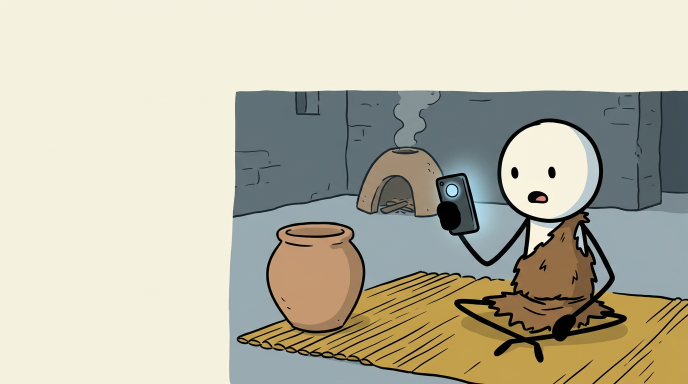
#> input picture assets/thumb_base.png, 1376 x 768 px, found by its file name (shown at 1/2 size)
$ python make_thumbnail.py --src assets/thumb_base.png
#> lines starting #> are read from the running program, lines starting #| are printed output that depends on the picture
#!/usr/bin/env python3
"""Composite the channel thumbnail: crop, then draw type over the empty plate.

Type is drawn here, not generated - image models mangle lettering, and the
thumbnail is the one asset where wording must be exact.

    python tools/make_thumbnail.py --src assets/thumb_base.png
"""
from __future__ import annotations

import argparse
from pathlib import Path

from PIL import Image, ImageDraw, ImageFont

CREAM = (247, 243, 233)
INK = (26, 24, 22)
RUST = (193, 84, 43)
MUSTARD = (214, 160, 48)
GREY = (183, 190, 186)

FONT_BOLD = "/usr/share/fonts/truetype/dejavu/DejaVuSans-Bold.ttf"


def fit(draw, text, font_path, max_w, start, min_size=28):
    size = start
    while size > min_size:
        f = ImageFont.truetype(font_path, size)
        if draw.textlength(text, font=f) <= max_w:
            return f, size
        size -= 2
    return ImageFont.truetype(font_path, min_size), min_size


def crop_16_9(img: Image.Image, bias_x: float = 0.55) -> Image.Image:
    """Take the widest 16:9 window, biased toward the subject."""
    w, h = img.size
    target_h = int(w * 9 / 16)
    if target_h <= h:
        left = int((w - w) * 0)
        top = int((h - target_h) * 0.45)
        return img.crop((left, top, w, top + target_h))
    target_w = int(h * 16 / 9)
    left = int((w - target_w) * bias_x)
    return img.crop((left, 0, left + target_w, h))


def panel(draw, box, radius=26, fill=CREAM, outline=INK, width=7):
    draw.rounded_rectangle(box, radius=radius, fill=fill, outline=outline, width=width)


def main() -> int:
    ap = argparse.ArgumentParser()
    ap.add_argument("--src", default="assets/thumb_base.png")
    ap.add_argument("--out", default="assets/thumbnail.png")
    ap.add_argument("--width", type=int, default=1280)
    args = ap.parse_args()

    src = Image.open(args.src).convert("RGB")
#> src is the input picture: PIL image 1376x768 RGB; mean R, G, B 188.9, 186.1, 168.1
    # the plate has a wide empty margin on the left: take a 16:9 window that
    # keeps the hero and most of the flat wall for type
    w, h = src.size
#> w = 1376; h = 768
    target_h = int(w * 9 / 16)
#> target_h = 774
    if target_h > h:
        target_w = int(h * 16 / 9)
#> target_w = 1365
        left = int((w - target_w) * 0.62)
#> left = 6
        src = src.crop((left, 0, left + target_w, h))
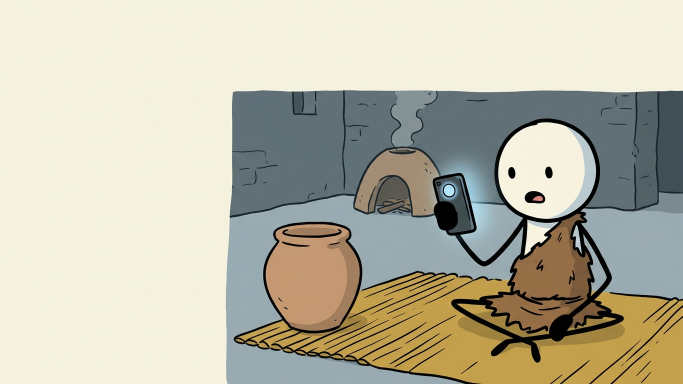
#> src: PIL image 1365x768 RGB (shown at 1/2 size); mean R, G, B 188.8, 186, 168
    else:
        top = int((h - target_h) * 0.4)
        src = src.crop((0, top, w, top + target_h))

    W = args.width
    H = int(W * 9 / 16)
    img = src.resize((W, H), Image.LANCZOS)
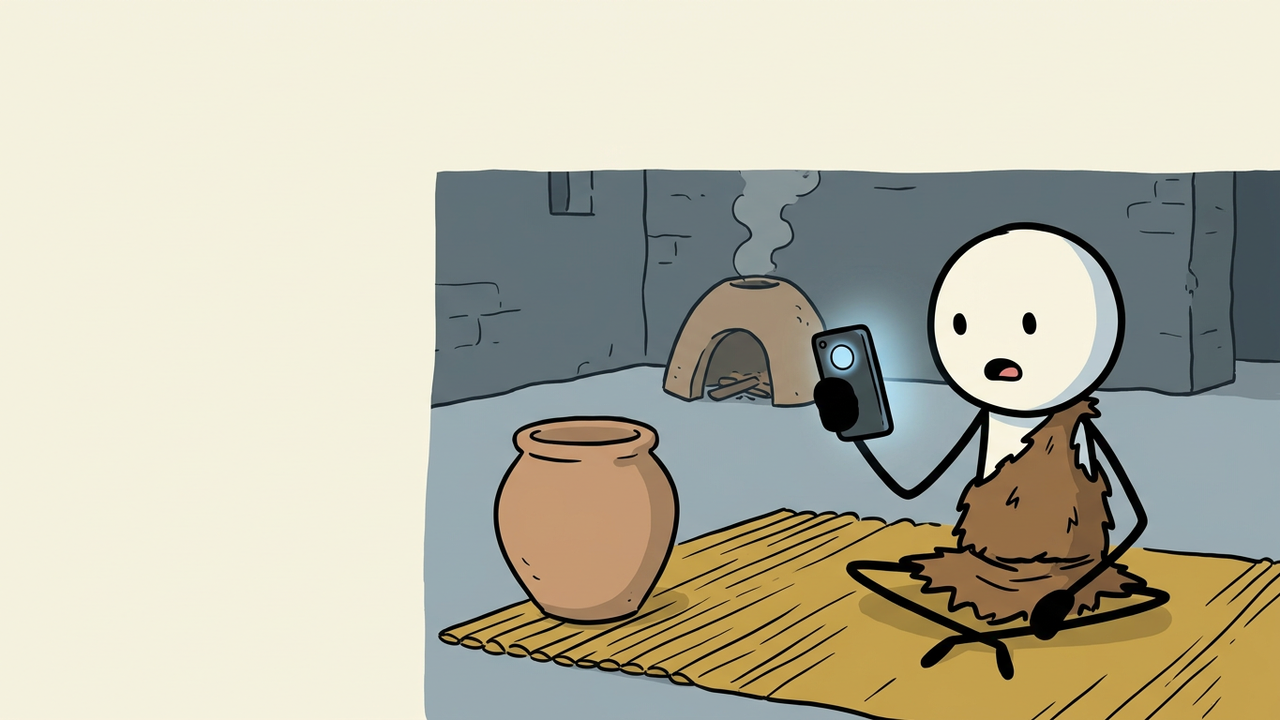
#> img: PIL image 1280x720 RGB; mean R, G, B 188.8, 186, 168.1
    draw = ImageDraw.Draw(img)

    # --- text plate, top-left, flat with an ink outline -------------------
    pad = int(W * 0.028)
    box = (pad, pad, int(W * 0.60), int(W * 0.315))
    panel(draw, box, radius=22, width=6)

    inner_x = box[0] + int(W * 0.030)
    line1 = "YOU WAKE UP"
    line2 = "5,000 YEARS"
    line3 = "AGO"
    avail = (box[2] - box[0]) - int(W * 0.060)

    f1, s1 = fit(draw, line1, FONT_BOLD, avail, int(W * 0.085))
#> s1 = 82
    f2, s2 = fit(draw, line2, FONT_BOLD, avail - int(W * 0.02), int(W * 0.105))
#> s2 = 86
    f3, s3 = fit(draw, line3, FONT_BOLD, avail, int(W * 0.105))
#> s3 = 134

    y = box[1] + int(H * 0.030)
    draw.text((inner_x, y), line1, font=f1, fill=INK)
    y += s1 + int(H * 0.022)
#> y = 153

    # second line: the number carries the colour so the eye lands on it first
    head, tail = "5,000", " YEARS"
    draw.text((inner_x, y), head, font=f2, fill=RUST)
    hw = draw.textlength(head, font=f2)
#> hw = 272
    draw.text((inner_x + hw, y), tail, font=f2, fill=INK)
    y += s2 + int(H * 0.018)
#> y = 251

    draw.text((inner_x, y), line3, font=f3, fill=INK)
    y += s3 + int(H * 0.026)
#> y = 403

    # --- bottom strap: the promise ---------------------------------------
    strap_text = "COULD YOU SURVIVE?"
    fs, ss = fit(draw, strap_text, FONT_BOLD, int(W * 0.46), int(W * 0.048))
#> ss = 47
    sw = draw.textlength(strap_text, font=fs)
#> sw = 582.6
    sh = ss + int(H * 0.032)
#> sh = 70
    sx, sy = pad, H - pad - sh
#> sx = 35; sy = 615
    draw.rounded_rectangle((sx, sy, sx + sw + int(W * 0.036), sy + sh),
                           radius=14, fill=INK)
    draw.text((sx + int(W * 0.018), sy + int(H * 0.016)), strap_text,
              font=fs, fill=CREAM)

    out = Path(args.out)
    out.parent.mkdir(parents=True, exist_ok=True)
    img.save(out, "PNG")
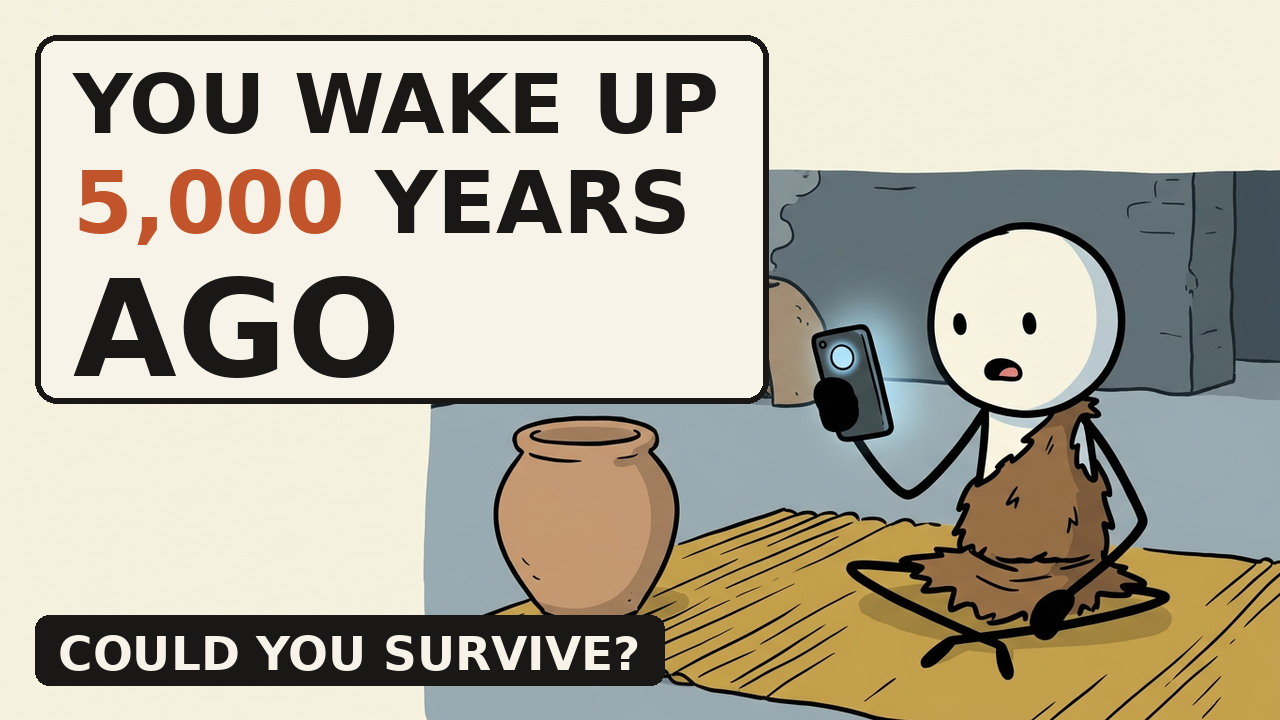
#> saved as thumbnail.png: PIL image 1280x720 RGB; mean R, G, B 181.1, 176.1, 159.9
    img.save(out.with_suffix(".jpg"), "JPEG", quality=90, optimize=True)
    # downscaled proof: what it looks like in a phone feed
    img.resize((320, 180), Image.LANCZOS).save("/tmp/thumb_small.png")
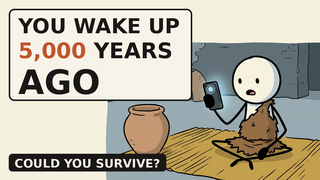
#> saved as thumb_small.png: PIL image 320x180 RGB; mean R, G, B 181, 176.1, 160
    print(f"wrote {out} and {out.with_suffix('.jpg')} ({W}x{H})")
    return 0


if __name__ == "__main__":
    raise SystemExit(main())
#> (the program exits here)

$ run again, with assets/thumbnail_alt.png copied over assets/thumb_base.png
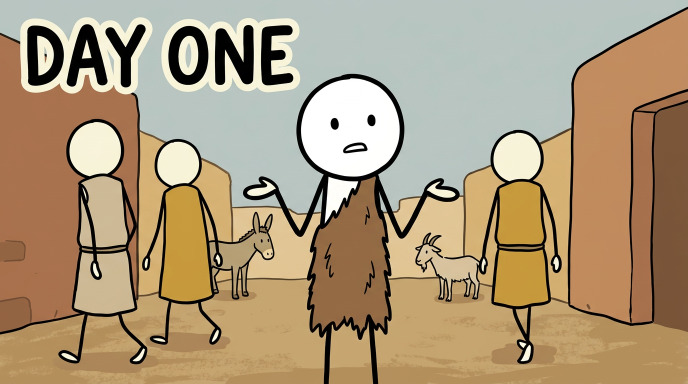
#> input picture assets/thumbnail_alt.png, 1376 x 768 px, found by its file name (shown at 1/2 size)
#> in main, src is the input picture: PIL image 1376x768 RGB; mean R, G, B 172.6, 152.3, 122.2
#> src: PIL image 1365x768 RGB
#> in main, `img = src.resize((W, H), Image.LANCZOS)`:
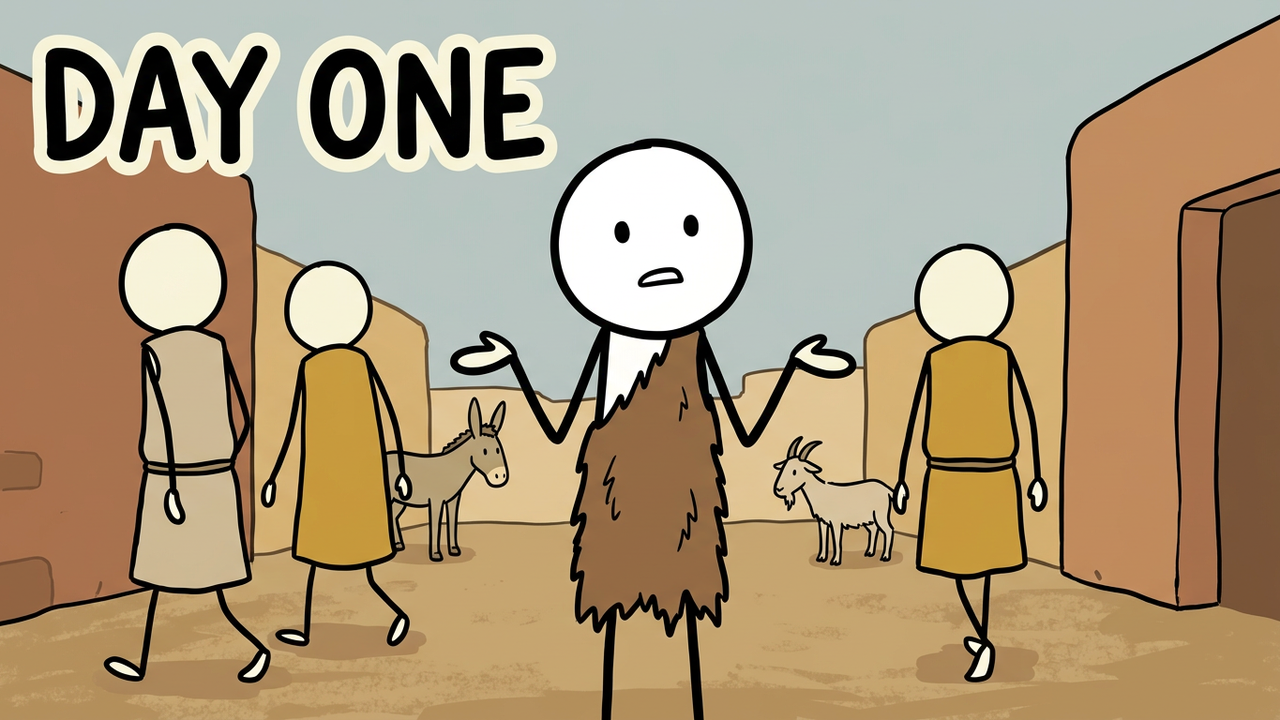
#> img: PIL image 1280x720 RGB; mean R, G, B 172.8, 152.6, 122.6
#> s1 = 82
#> s2 = 86
#> s3 = 134
#> in main, `y += s1 + int(H * 0.022)`: y = 153
#> hw = 272
#> in main, `y += s2 + int(H * 0.018)`: y = 251
#> in main, `y += s3 + int(H * 0.026)`: y = 403
#> ss = 47
#> sw = 582.6
#> sh = 70
#> sx = 35; sy = 615
#> in main, `img.resize((320, 180), Image.LANCZOS).save("/tmp/thumb_small.png")`:
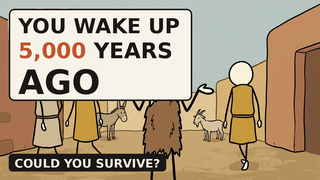
#> saved as thumb_small.png: PIL image 320x180 RGB; mean R, G, B 175.6, 156.8, 130.8
